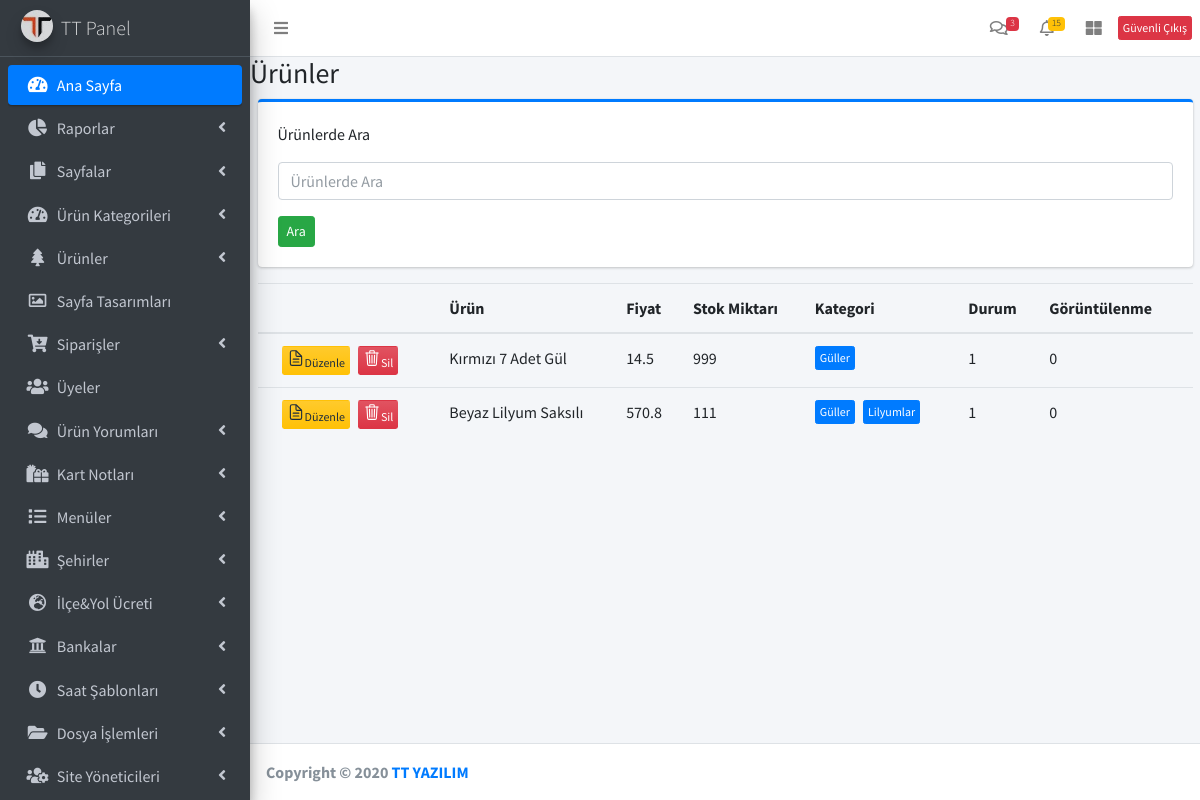
Page /ttadmin/product.php (signed in) on the committed database.
### tables this page shows
CREATE TABLE `product` (
  `ID` int(11) NOT NULL,
  `TITLE` varchar(250) NOT NULL,
  `DESCRIPTION` text DEFAULT NULL,
  `STOCK` int(11) NOT NULL,
  `PRICE` float NOT NULL,
  `URL` varchar(100) NOT NULL,
  `MAIN_CATEGORY` int(100) NOT NULL,
  `VIEW` int(11) NOT NULL DEFAULT 0,
  `STATUS` tinyint(1) NOT NULL DEFAULT 0,
  `ACTIVE` tinyint(1) NOT NULL DEFAULT 1,
  `PROCESS_DATE` datetime NOT NULL DEFAULT current_timestamp(),
  `PRODUCT_TYPE` tinyint(1) NOT NULL DEFAULT 1,
  `TAX` int(11) NOT NULL,
  `INCLUDE_TAX` tinyint(1) NOT NULL DEFAULT 1,
  `DISCOUNT_PRICE` float DEFAULT NULL,
  `MIN_STOCK` int(11) NOT NULL DEFAULT 0,
  `STOCK_CODE` varchar(50) NOT NULL,
  `ABROAD` tinyint(1) NOT NULL DEFAULT 0,
  `CUSTOMER_UPLOAD` tinyint(1) NOT NULL DEFAULT 0,
  `DECI` float DEFAULT NULL,
  `FREE_CARGO` tinyint(1) NOT NULL DEFAULT 0,
  `CARGO_NOTE` varchar(500) DEFAULT NULL
);

CREATE TABLE `category` (
  `ID` int(11) NOT NULL,
  `TIME_FORMAT` varchar(10) NOT NULL,
  `STATUS` tinyint(1) NOT NULL DEFAULT 0,
  `URL` varchar(100) NOT NULL,
  `TITLE` varchar(100) NOT NULL,
  `DESCRIPTION` varchar(5000) NOT NULL,
  `NOT_DELIVERY` date DEFAULT NULL,
  `MAIN_PAGE` tinyint(1) NOT NULL DEFAULT 1,
  `ROW_ORDER` int(11) NOT NULL,
  `IMAGE` varchar(100) DEFAULT NULL,
  `IS_MAIN` tinyint(1) NOT NULL DEFAULT 0,
  `PROCESS_DATE` datetime NOT NULL DEFAULT current_timestamp(),
  `ACTIVE` tinyint(1) DEFAULT 1
);

### ttadmin/product.php (the view, shortened to what this page needs)
<?php include("header.php") ?>
    <div class="content-wrapper">
        <div class="card-body table-responsive p-0">
        <h3>Ürünler</h3>
        <div class="col-md-12">
            <div class="card card-primary card-outline">
            <div class="card-body">
                <p>Ürünlerde Ara</p>
                    <div class="form-group">
                    <input class="form-control" placeholder="Ürünlerde Ara">
                    </div>
                    <button type="button" class="btn btn-success btn-sm">Ara</button>
                </div>
            </div>
        </div>
        <div class="col-md-12">
            <table class="table table-hover text-nowrap">
                <thead>
                    <tr>
                    <th></th>
                    <th>Ürün</th>
                    <th>Fiyat</th>
                    <th>Stok Miktarı</th>
                    <th>Kategori</th>
                    <th>Durum</th>
                    <th>Görüntülenme</th>
                    </tr>
                </thead>
                <tbody>
                    <tr>
                    <?php
                        if (empty($_GET['CATEGORY_ID'])) {
                        $sql = "select * from product where ACTIVE = 1";
                        }else {
                        $sql = "select * from product where ID in (select PRODUCT_ID from category_product where CATEGORY_ID = ".$_GET['CATEGORY_ID'].") and ACTIVE = 1";
                        }
                        $result = mysqli_query($conn,$sql);
                        while($row=mysqli_fetch_array($result))
                        {
                            $sql_category = "select TITLE from category where ID in (select CATEGORY_ID from category_product where PRODUCT_ID = ".$row['ID'].") and ACTIVE = 1";
                            $result_category = mysqli_query($conn,$sql_category);
                    ?>
                    <td>
                        <div class="btn-toolbar" role="toolbar" aria-label="Toolbar with button groups">
                        <div class="btn-group mr-2" role="group" aria-label="Third group">
                        <form action="product_update.php" method="GET">
                            <button type="submit" class="btn btn-block bg-gradient-warning btn-xs"><ion-icon size="small" name="document-text-outline"></ion-icon>Düzenle</button>
                        </form>
                        </div>
                        <div class="btn-group mr-2" role="group" aria-label="Third group">
                            <a href = "product_delete.php"><button type="button" class="btn btn-block bg-gradient-danger btn-xs"><ion-icon size="small" name="trash-outline"></ion-icon>Sil</button></a>
                        </div>
                        </div>
                    </td>
                    <?php
                        echo '<td>'.$row['TITLE'].'</td>';
                        echo '<td>'.$row['PRICE'].'</td>';
                        echo '<td>'.$row['STOCK'].'</td>';
                        echo '<td><div class="btn-toolbar" role="toolbar" aria-label="Toolbar with button groups">';
                        while($row_product_category = mysqli_fetch_assoc($result_category)) {
                            echo '<div class="btn-group mr-2" role="group" aria-label="Third group">';
                            echo '<button type="button" class="btn btn-primary btn-xs">'.$row_product_category['TITLE'].'</button>';
                            echo '</div>';
                        }
                        echo '</div></td>';
                        echo '<td>'.$row['STATUS'].'</td>';
                        echo '<td>'.$row['VIEW'].'</td>';
                        echo '</tr>';
                        }
                    ?>
                </tbody>
             </table>
         </div>
        </div>
    </div>
<?php include("footer.php") ?>

### rows in the picture
product: TITLE "Kırmızı 7 Adet Gül", PRICE "14.5", STOCK "999", STATUS "1", VIEW "0"
category: TITLE "Güller"
product: TITLE "Beyaz Lilyum Saksılı", PRICE "570.8", STOCK "111", STATUS "1", VIEW "0"
category: TITLE "Lilyumlar"
